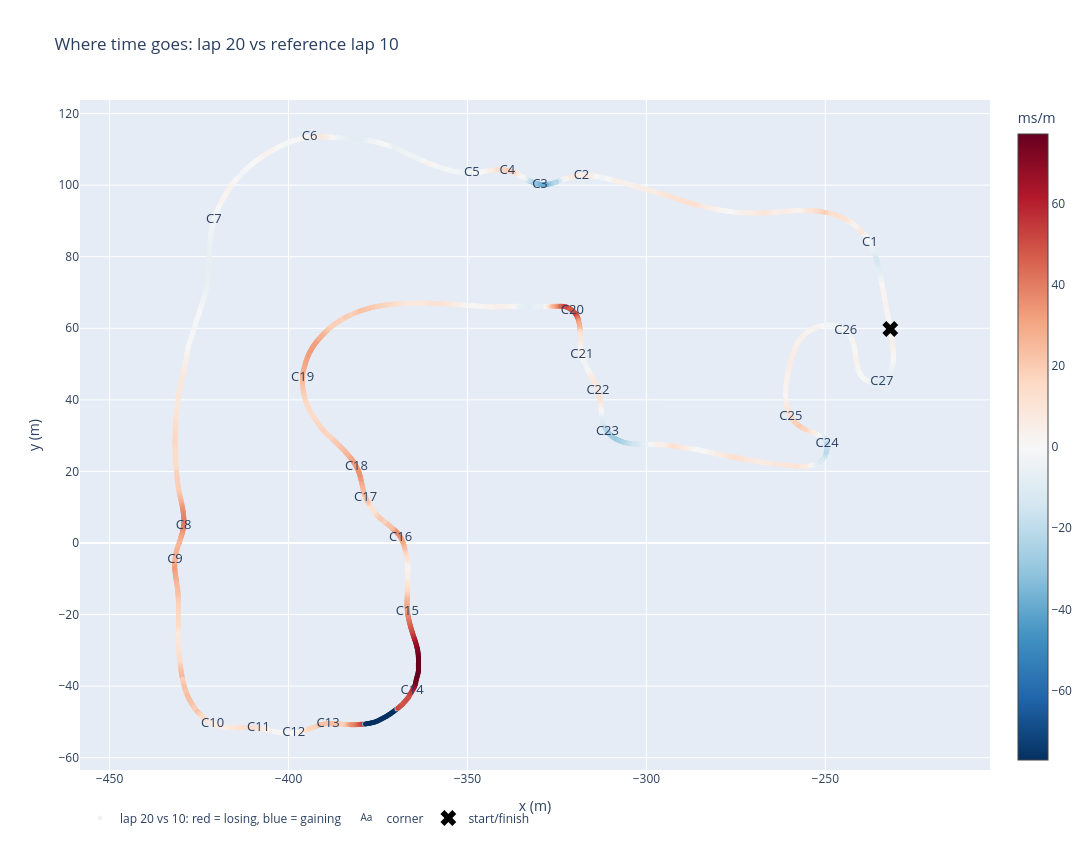

Notebook cell for this chart:
### Code cell
plot_delta_map(d, load_centerline(), apexes, ref, lap).show()

### Figure 1 — Plotly figure (JSON) as saved in the notebook; plotly's stock layout.template omitted (floating-point values rounded to 4 significant figures; data arrays with more than 128 entries replaced by an {"elided": "..."} marker saying what was removed)
{"data": [{"customdata": {"elided": "2684x3 float values"}, "hovertemplate": "s %{customdata[0]:.1f} m<br>delta %{customdata[1]:.3f} s<br>rate %{customdata[2]:.2f} ms/m<extra></extra>", "marker": {"cmax": 77.09, "cmin": -77.09, "color": {"elided": "2684 float values"}, "colorbar": {"title": {"text": "ms/m"}}, "colorscale": [[0, "rgb(5,48,97)"], [0.1, "rgb(33,102,172)"], [0.2, "rgb(67,147,195)"], [0.3, "rgb(146,197,222)"], [0.4, "rgb(209,229,240)"], [0.5, "rgb(247,247,247)"], [0.6, "rgb(253,219,199)"], [0.7, "rgb(244,165,130)"], [0.8, "rgb(214,96,77)"], [0.9, "rgb(178,24,43)"], [1, "rgb(103,0,31)"]], "size": 5}, "mode": "markers", "name": "lap 20 vs 10: red = losing, blue = gaining", "type": "scatter", "x": {"elided": "2684 float values"}, "y": {"elided": "2684 float values"}}, {"mode": "text", "name": "corner", "text": ["C1", "C2", "C3", "C4", "C5", "C6", "C7", "C8", "C9", "C10", "C11", "C12", "C13", "C14", "C15", "C16", "C17", "C18", "C19", "C20", "C21", "C22", "C23", "C24", "C25", "C26", "C27"], "textfont": {"size": 13}, "type": "scatter", "x": [-237.6, -318.1, -329.7, -338.8, -348.8, -394.1, -420.8, -429.3, -431.7, -421.2, -408.4, -398.5, -388.9, -365.5, -366.8, -368.7, -378.5, -381.0, -396.1, -320.7, -318.0, -313.5, -310.9, -249.5, -259.6, -244.3, -234.2], "y": [84.04, 102.8, 100.2, 104.1, 103.4, 113.4, 90.43, 4.913, -4.76, -50.48, -51.76, -53.05, -50.5, -41.35, -19.09, 1.575, 12.71, 21.31, 46.15, 64.97, 52.63, 42.64, 31.13, 27.86, 35.31, 59.32, 44.93]}, {"marker": {"color": "black", "size": 14, "symbol": "x"}, "mode": "markers", "name": "start/finish", "type": "scatter", "x": [-231.8], "y": [59.79]}], "layout": {"height": 850, "legend": {"orientation": "h", "y": -0.05}, "showlegend": true, "title": {"text": "Where time goes: lap 20 vs reference lap 10"}, "width": 1400, "xaxis": {"title": {"text": "x (m)"}}, "yaxis": {"scaleanchor": "x", "scaleratio": 1, "title": {"text": "y (m)"}}}}
